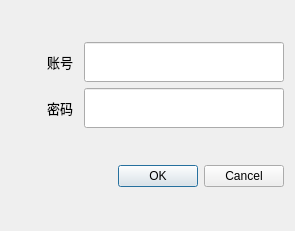
<?xml version="1.0" encoding="UTF-8"?>
<ui version="4.0">
 <class>LoginDialog</class>
 <widget class="QDialog" name="LoginDialog">
  <property name="geometry">
   <rect>
    <x>0</x>
    <y>0</y>
    <width>295</width>
    <height>231</height>
   </rect>
  </property>
  <property name="maximumSize">
   <size>
    <width>400</width>
    <height>16777215</height>
   </size>
  </property>
  <property name="windowTitle">
   <string>用户登录</string>
  </property>
  <property name="windowIcon">
   <iconset resource="themes/image.qrc">
    <normaloff>:/images/images/pl.png</normaloff>:/images/images/pl.png</iconset>
  </property>
  <layout class="QGridLayout" name="gridLayout">
   <item row="1" column="0">
    <widget class="QDialogButtonBox" name="buttonBox">
     <property name="orientation">
      <enum>Qt::Horizontal</enum>
     </property>
     <property name="standardButtons">
      <set>QDialogButtonBox::Cancel|QDialogButtonBox::Ok</set>
     </property>
    </widget>
   </item>
   <item row="0" column="0">
    <layout class="QGridLayout" name="gridLayout_2">
     <item row="1" column="4">
      <widget class="QLineEdit" name="lineEdit_2">
       <property name="minimumSize">
        <size>
         <width>0</width>
         <height>40</height>
        </size>
       </property>
       <property name="maximumSize">
        <size>
         <width>200</width>
         <height>16777215</height>
        </size>
       </property>
       <property name="echoMode">
        <enum>QLineEdit::Password</enum>
       </property>
      </widget>
     </item>
     <item row="0" column="1">
      <widget class="QLabel" name="label">
       <property name="maximumSize">
        <size>
         <width>50</width>
         <height>16777215</height>
        </size>
       </property>
       <property name="font">
        <font>
         <pointsize>10</pointsize>
        </font>
       </property>
       <property name="text">
        <string>账号</string>
       </property>
      </widget>
     </item>
     <item row="1" column="1">
      <widget class="QLabel" name="label_2">
       <property name="maximumSize">
        <size>
         <width>50</width>
         <height>16777215</height>
        </size>
       </property>
       <property name="font">
        <font>
         <pointsize>10</pointsize>
        </font>
       </property>
       <property name="text">
        <string>密码</string>
       </property>
      </widget>
     </item>
     <item row="0" column="4">
      <widget class="QLineEdit" name="lineEdit">
       <property name="minimumSize">
        <size>
         <width>0</width>
         <height>40</height>
        </size>
       </property>
       <property name="maximumSize">
        <size>
         <width>200</width>
         <height>16777215</height>
        </size>
       </property>
      </widget>
     </item>
     <item row="0" column="0">
      <widget class="QLabel" name="label_3">
       <property name="maximumSize">
        <size>
         <width>30</width>
         <height>30</height>
        </size>
       </property>
       <property name="text">
        <string/>
       </property>
       <property name="pixmap">
        <pixmap resource="themes/image.qrc">:/images/images/pl.png</pixmap>
       </property>
       <property name="scaledContents">
        <bool>true</bool>
       </property>
      </widget>
     </item>
     <item row="1" column="0">
      <widget class="QLabel" name="label_4">
       <property name="maximumSize">
        <size>
         <width>30</width>
         <height>30</height>
        </size>
       </property>
       <property name="text">
        <string/>
       </property>
       <property name="pixmap">
        <pixmap resource="themes/image.qrc">:/images/images/key.png</pixmap>
       </property>
       <property name="scaledContents">
        <bool>true</bool>
       </property>
      </widget>
     </item>
    </layout>
   </item>
  </layout>
 </widget>
 <resources>
  <include location="themes/image.qrc"/>
 </resources>
 <connections>
  <connection>
   <sender>buttonBox</sender>
   <signal>accepted()</signal>
   <receiver>LoginDialog</receiver>
   <slot>accept()</slot>
   <hints>
    <hint type="sourcelabel">
     <x>248</x>
     <y>254</y>
    </hint>
    <hint type="destinationlabel">
     <x>157</x>
     <y>274</y>
    </hint>
   </hints>
  </connection>
  <connection>
   <sender>buttonBox</sender>
   <signal>rejected()</signal>
   <receiver>LoginDialog</receiver>
   <slot>reject()</slot>
   <hints>
    <hint type="sourcelabel">
     <x>316</x>
     <y>260</y>
    </hint>
    <hint type="destinationlabel">
     <x>286</x>
     <y>274</y>
    </hint>
   </hints>
  </connection>
 </connections>
</ui>
